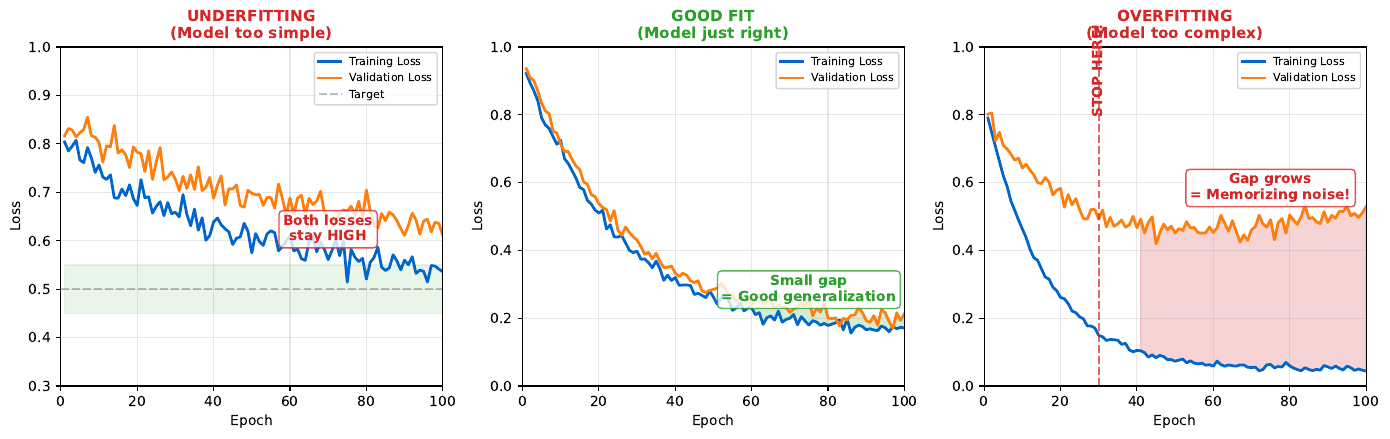

Reproduce this figure in Python.
# ==============================================================================
# Chart: Overfitting Underfitting
# Source: https://github.com/Digital-AI-Finance/neural-networks/tree/main/17_overfitting_underfitting/
# Author: Digital-AI-Finance
# License: MIT License
# Created: 2025-11-24
# ==============================================================================

"""
Overfitting Underfitting

Training and validation loss curves for three scenarios

Source: https://github.com/Digital-AI-Finance/neural-networks/tree/main/17_overfitting_underfitting/
"""

CHART_METADATA = {
    'name': 'Overfitting Underfitting',
    'url': 'https://github.com/QuantLet/neural-networks-introduction/tree/main/17_overfitting_underfitting',
    'author': 'Digital-AI-Finance',
    'license': 'MIT License',
    'created': '2025-11-24',
    'description': 'Training and validation loss curves for three scenarios'
}

"""
Chart 17: Overfitting vs Underfitting
Training vs validation loss curves - the key practical concept.
"""

import numpy as np
import matplotlib.pyplot as plt

np.random.seed(42)

# Colors
mlpurple = '#3333b2'
mlblue = '#0066cc'
mlgreen = '#2ca02c'
mlorange = '#ff7f0e'
mlred = '#d62728'
mlgray = '#7f7f7f'

fig, axes = plt.subplots(1, 3, figsize=(14, 4.5))

epochs = np.arange(1, 101)

# Panel 1: Underfitting
ax1 = axes[0]
train_loss_under = 0.8 - 0.3 * (1 - np.exp(-epochs/50)) + np.random.randn(100)*0.02
val_loss_under = 0.85 - 0.25 * (1 - np.exp(-epochs/50)) + np.random.randn(100)*0.02

ax1.plot(epochs, train_loss_under, color=mlblue, linewidth=2, label='Training Loss')
ax1.plot(epochs, val_loss_under, color=mlorange, linewidth=2, label='Validation Loss')
ax1.axhline(y=0.5, color=mlgray, linestyle='--', alpha=0.5, label='Target')

ax1.fill_between(epochs, 0.45, 0.55, alpha=0.1, color=mlgreen)
ax1.annotate('Both losses\nstay HIGH', xy=(70, 0.6), fontsize=10, color=mlred,
            fontweight='bold', ha='center',
            bbox=dict(boxstyle='round', facecolor='white', edgecolor=mlred, alpha=0.8))

ax1.set_xlabel('Epoch', fontsize=10)
ax1.set_ylabel('Loss', fontsize=10)
ax1.set_title('UNDERFITTING\n(Model too simple)', fontsize=11, fontweight='bold', color=mlred)
ax1.legend(loc='upper right', fontsize=8)
ax1.set_xlim(0, 100)
ax1.set_ylim(0.3, 1.0)
ax1.grid(True, alpha=0.3)

# Panel 2: Good Fit
ax2 = axes[1]
train_loss_good = 0.8 * np.exp(-epochs/25) + 0.15 + np.random.randn(100)*0.01
val_loss_good = 0.8 * np.exp(-epochs/25) + 0.18 + np.random.randn(100)*0.015

ax2.plot(epochs, train_loss_good, color=mlblue, linewidth=2, label='Training Loss')
ax2.plot(epochs, val_loss_good, color=mlorange, linewidth=2, label='Validation Loss')

ax2.fill_between(epochs[50:], train_loss_good[50:], val_loss_good[50:], alpha=0.2, color=mlgreen)
ax2.annotate('Small gap\n= Good generalization', xy=(75, 0.25), fontsize=10, color=mlgreen,
            fontweight='bold', ha='center',
            bbox=dict(boxstyle='round', facecolor='white', edgecolor=mlgreen, alpha=0.8))

ax2.set_xlabel('Epoch', fontsize=10)
ax2.set_ylabel('Loss', fontsize=10)
ax2.set_title('GOOD FIT\n(Model just right)', fontsize=11, fontweight='bold', color=mlgreen)
ax2.legend(loc='upper right', fontsize=8)
ax2.set_xlim(0, 100)
ax2.set_ylim(0, 1.0)
ax2.grid(True, alpha=0.3)

# Panel 3: Overfitting
ax3 = axes[2]
train_loss_over = 0.8 * np.exp(-epochs/15) + 0.05 + np.random.randn(100)*0.005
val_loss_over = 0.6 * np.exp(-epochs/30) + 0.2 + 0.003*epochs + np.random.randn(100)*0.02
val_loss_over = np.clip(val_loss_over, 0.2, 1.0)

ax3.plot(epochs, train_loss_over, color=mlblue, linewidth=2, label='Training Loss')
ax3.plot(epochs, val_loss_over, color=mlorange, linewidth=2, label='Validation Loss')

# Mark overfitting point
overfit_start = 30
ax3.axvline(x=overfit_start, color=mlred, linestyle='--', alpha=0.7)
ax3.annotate('STOP HERE!', xy=(overfit_start, 0.8), fontsize=10, color=mlred,
            fontweight='bold', ha='center', rotation=90)

ax3.fill_between(epochs[40:], train_loss_over[40:], val_loss_over[40:], alpha=0.2, color=mlred)
ax3.annotate('Gap grows\n= Memorizing noise!', xy=(75, 0.55), fontsize=10, color=mlred,
            fontweight='bold', ha='center',
            bbox=dict(boxstyle='round', facecolor='white', edgecolor=mlred, alpha=0.8))

ax3.set_xlabel('Epoch', fontsize=10)
ax3.set_ylabel('Loss', fontsize=10)
ax3.set_title('OVERFITTING\n(Model too complex)', fontsize=11, fontweight='bold', color=mlred)
ax3.legend(loc='upper right', fontsize=8)
ax3.set_xlim(0, 100)
ax3.set_ylim(0, 1.0)
ax3.grid(True, alpha=0.3)

plt.tight_layout()
plt.savefig('overfitting_underfitting.pdf', dpi=300, bbox_inches='tight')
plt.close()

print("Saved: 17_overfitting_underfitting/overfitting_underfitting.pdf")

# Source: https://github.com/Digital-AI-Finance/neural-networks/tree/main/17_overfitting_underfitting/
